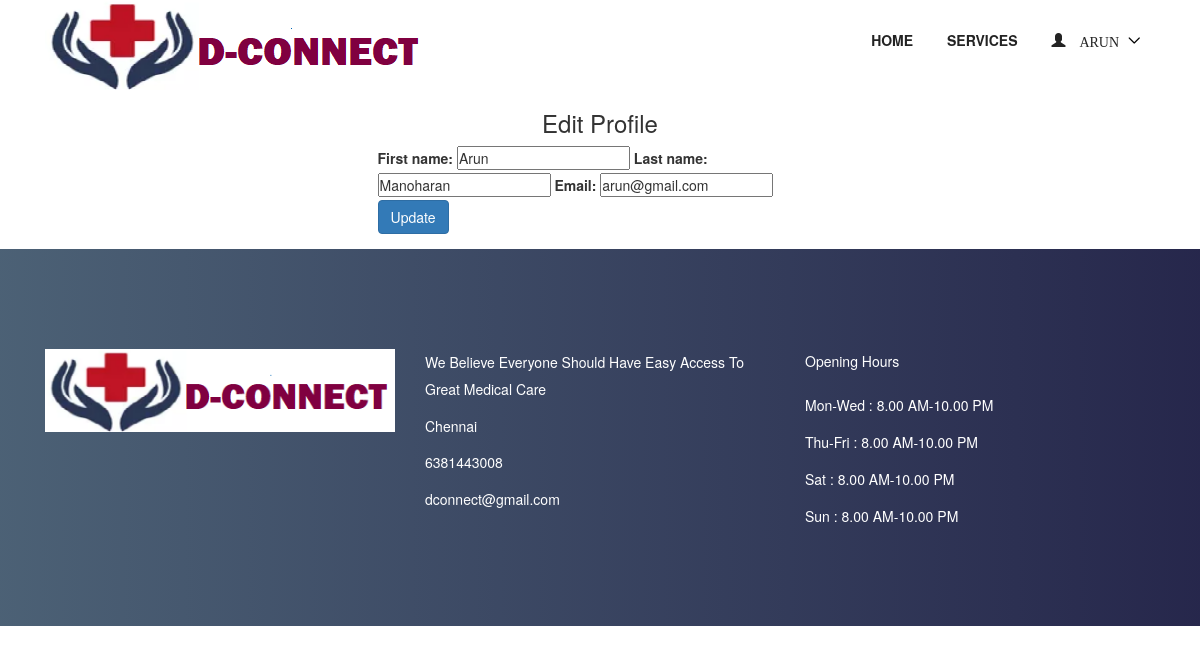
Screenshot of /doctor/profile/update/ (signed in) with the database file from the repository.
### accounts/models.py (models this page shows, shortened)
class User(AbstractUser):
    username = None
    role = models.CharField(max_length=12, error_messages={
        'required': "Role must be provided"
    })
    gender = models.CharField(max_length=10, blank=True, null=True, default="")
    email = models.EmailField(unique=True, blank=False,
                              error_messages={
                                  'unique': "A user with that email already exists.",
                              })
    phone_number = models.CharField(unique=True, blank=True, null=True, max_length=20,
                                    error_messages={
                                        'unique': "A user with that phone number already exists."
                                    })
    USERNAME_FIELD = "email"
    REQUIRED_FIELDS = []
    objects = UserManager()

### appointment/views.py (the view)
# urls.py: path('doctor/profile/update/', EditDoctorProfileView.as_view(), name='doctor-profile-update'),
class EditDoctorProfileView(UpdateView):
    model = User
    form_class = DoctorProfileUpdateForm
    context_object_name = 'doctor'
    template_name = 'accounts/doctor/edit-profile.html'
    success_url = reverse_lazy('accounts:doctor-profile-update')
    @method_decorator(login_required(login_url=reverse_lazy('accounts:login')))
    @method_decorator(user_is_doctor)
    def dispatch(self, request, *args, **kwargs):
        return super().dispatch(self.request, *args, **kwargs)
    def get(self, request, *args, **kwargs):
        try:
            self.object = self.get_object()
        except Http404:
            raise Http404("User doesn't exists")
        return self.render_to_response(self.get_context_data())
    def get_object(self, queryset=None):
        obj = self.request.user
        print(obj)
        if obj is None:
            raise Http404("Patient doesn't exists")
        return obj

### accounts/forms.py
class DoctorProfileUpdateForm(forms.ModelForm):
    def __init__(self, *args, **kwargs):
        super(DoctorProfileUpdateForm, self).__init__(*args, **kwargs)
        self.fields['first_name'].widget.attrs.update(
            {
                'placeholder': 'Enter First Name',
            }
        )
        self.fields['last_name'].widget.attrs.update(
            {
                'placeholder': 'Enter Last Name',
            }
        )
        self.fields['email'].widget.attrs.update(
            {
                'placeholder': 'Email',
            }
        )
    class Meta:
        model = User
        fields = ["first_name", "last_name", "email"]

### templates/accounts/doctor/edit-profile.html (shortened to what this page needs)
{% extends 'base.html' %}
{% load bootstrap %}
{% block content %}
<div class="container">
<div class="row justify-content-center">
                <div class="col-lg-5 mb-5 mb-lg-0">
                    <center> <h3>Edit Profile </h3></center>
                    <form action="" method="POST">{% csrf_token %}
                           {{ form|bootstrap }}
                        <div class="row form-group">
                            <div class="col-md-12">
                                <input type="submit" value="Update" class="btn btn-primary btn-md text-white">
                            </div>
                        </div>
                    </form>
                </div>
            </div>
        </div>
{% endblock %}

### templates/nav.html (shortened to what this page needs)
{% load static %}
<header class="header-area">
    <div class="main-header-area">
        <div class="classy-nav-container breakpoint-off">
            <div class="container">
                <nav class="classy-navbar justify-content-between" id="dentoNav">
                    <a class="nav-brand" href="{% url 'appointment:home' %}"><img src="{% static 'img/LOGO.png' %}" alt="">
                    </a>
                    <div class="classy-menu">
                        <div class="classynav">
                            <ul id="nav">
                                <li><a href="{% url 'appointment:home' %}">Home</a></li></li>
                                <li><a href="{% url 'appointment:service' %}">Services</a></li>
                                {% if request.user.is_authenticated and request.user.role == 'doctor' %}
                                    <li>
                                        <a href="">
                                            <span class="glyphicon glyphicon-user">
                                                    {{ request.user.first_name }}
                                            </span>
                                        </a>
                                    </li>
                                {% endif %}
                            </ul>
                        </div>
                    </div>
                </nav>
            </div>
        </div>
    </div>
</header>

### static/style.css (style rules this page uses)
* { margin: 0; padding: 0; }
body { font-family: "Montserrat", sans-serif; font-weight: 400; font-size: 14px; }
h1, h2, h3, h4, h5, h6 { font-family: "Montserrat", sans-serif; color: #333333; line-height: 1.4; font-weight: 600; }
a, a:active, a:focus, a:hover { color: #333333; text-decoration: none; -webkit-transition-duration: 500ms; -o-transition-duration: 500ms; transition-duration: 500ms; outline: none; }
li { list-style: none; }
img { max-width: 100%; height: auto; }
ul { margin: 0; padding: 0; }
ul li { margin: 0; padding: 0; }
.header-area { position: relative; z-index: 599; width: 100%; -webkit-transition-duration: 500ms; -o-transition-duration: 500ms; transition-duration: 500ms; }
.classy-nav-container { background-color: transparent; }
.classy-nav-container .classy-navbar { height: 90px; padding: 0; }
.classy-nav-container .classy-navbar .classynav ul li a { padding: 0 15px; font-weight: 600; font-size: 14px; text-transform: uppercase; }

### static/css/default-assets/classy-nav.css (style rules this page uses)
body { font-family: "Roboto", sans-serif; }
ul { margin: 0; }
ul li { list-style: none; }
img { height: auto; max-width: 100%; }
.classy-nav-container { position: relative; z-index: 100; background-color: #ffffff; }
.classy-nav-container * { box-sizing: border-box; }
.classy-nav-container a { -webkit-transition-duration: 500ms; transition-duration: 500ms; text-decoration: none; outline: none; font-size: 14px; font-weight: 400; color: #232323; display: inline-block; }
.justify-content-between { -webkit-box-pack: justify; -ms-flex-pack: justify; justify-content: space-between; }
.justify-content-center { -webkit-box-pack: center; -ms-flex-pack: center; justify-content: center; }
.classy-navbar { width: 100%; height: 70px; padding: 0.5em 2em; display: -webkit-box; display: -ms-flexbox; display: flex; -webkit-box-align: center; -ms-flex-align: center; -ms-grid-row-align: center; align-items: center; }
.classy-navbar .nav-brand { font-size: 26px; font-weight: 500; color: #565656; display: inline-block; margin-right: 30px; }
.classynav ul li { display: inline-block; clear: both; position: inherit; z-index: 10; }
.classynav ul li.cn-dropdown-item { position: relative; z-index: 10; }
.classynav ul li a { padding: 0 12px; display: block; height: 35px; font-size: 14px; line-height: 34px; }
.classynav ul li.megamenu-item>a:after, .classynav ul li.has-down>a:after { font-family: 'classyfonts'; content: "\e900"; font-size: 12px; color: #000000; padding-left: 5px; -webkit-transition-duration: 500ms; transition-duration: 500ms; }
.breakpoint-off .classynav { display: -webkit-box; display: -ms-flexbox; display: flex; -webkit-box-align: center; -ms-flex-align: center; -ms-grid-row-align: center; align-items: center; }

### rows the page displays
User: user.first_name "ARUN", first_name "Arun", last_name "Manoharan", email "arun@gmail.com"
